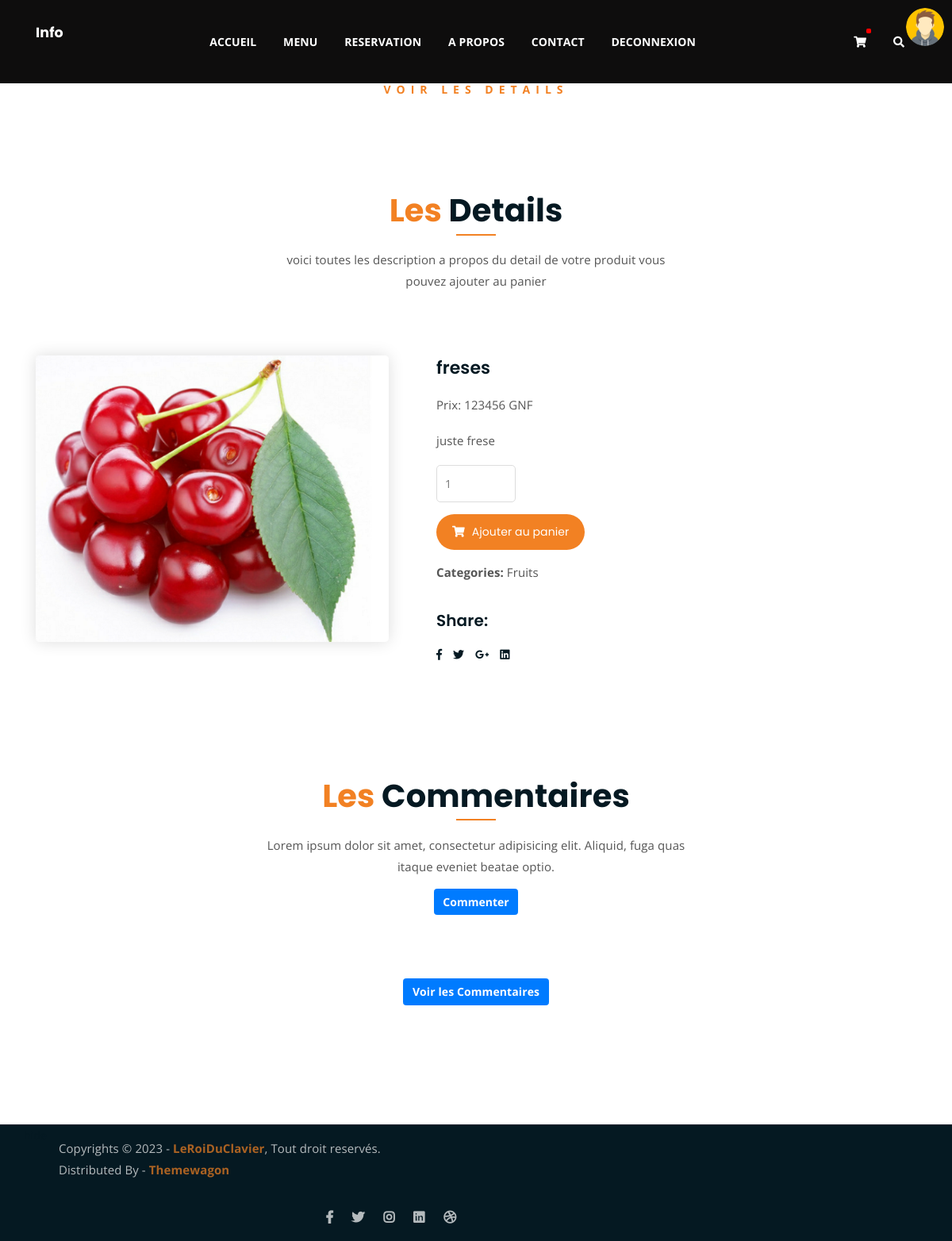
/detail_produit/2/ (signed in), run on the app's committed database.
### gestion_compte/models.py (models this page shows)
class utilisateurs(AbstractUser):
    phone = models.CharField(max_length=13,unique=True,null=True,blank=True)
    profile=models.ImageField(upload_to='profile/',null=True,blank=True)
    token = models.CharField(max_length=120, default='')

### gestion_produit/models.py (models this page shows, shortened)
class Produits(models.Model):
    nom = models.CharField(max_length=50)
    description = models.TextField()
    prix = models.PositiveIntegerField()
    image = models.ImageField(upload_to='%Y/%m/%d',blank=True,null=True)
    date = models.DateField(auto_now=True)
    categorie = models.ForeignKey(Categorie, on_delete=models.CASCADE)
    class Meta:
        verbose_name=("Produits")
        verbose_name_plural=("Produits")

class Categorie(models.Model):
    nom_categorie = models.CharField(max_length=50)
    class Meta:
        verbose_name=("Categorie")
        verbose_name_plural=("Categories")
    def __str__(self):
        return self.nom_categorie

### gestion_produit/views.py (the view)
def detail_produit(request,my_id):
    var = get_object_or_404(Produits,pk=my_id)
    contexte = {'var':var}
    return render(request,'gestion_produit/single-product.html',contexte)

### gestion_produit/context_proccessor.py (called while the page is built)
def list_menu(request):
    donnees = Produits.objects.all()
    cat = Categorie.objects.all()
    context = {'donnees':donnees,"cat":cat}
    return context

### gestion_produit/templates/gestion_produit/single-product.html
{% load static %}
{% block header %}
	{% include "header.html" %}
{% endblock %}
<div class="breadcrumb-section breadcrumb-bg" style="height: 5px;" >
	<div class="container">
		<div class="row">
			<div class="col-lg-8 offset-lg-2 text-center">
				<div class="breadcrumb-text">
					<p>Voir les details</p>
					<h1>{{var.nom}}</h1>
				</div>
			</div>
		</div>
	</div>
</div>
<div class="single-product mt-150 mb-150">
	<div class="container">
		<div class="row">
			<div class="col-lg-8 offset-lg-2 text-center">
				<div class="section-title">
					<h3><span class="orange-text">Les</span> Details</h3>
					<p>voici toutes les description a propos du detail de votre produit vous pouvez ajouter au panier </p>
				</div>
			</div>
		</div>
		<div class="row">
			<div class="col-md-5">
				<div class="single-product-img">
					<a href="{% url 'detail_produit' var.id %}"><img src="{{ var.image.url }}" alt="{{var.nom}}" ></a>
				</div>
			</div>
			<div class="col-md-7">
				<div class="single-product-content">
					<h3> {{var.nom}} </h3>
					<p class="singlsingle-product-pricing">Prix: {{var.prix}} GNF</p>
					<p>{{var.description}} </p>
					<div class="single-product-form">
						<form action="index.html">
							<input type="number" placeholder="1">
						</form>
						<a href="{% url 'add_to_card' var.id %}" class="cart-btn"><i class="fas fa-shopping-cart"></i> Ajouter au panier</a>
						<p><strong>Categories: </strong>{{ var.categorie }}</p>
					</div>
					<h4>Share:</h4>
					<ul class="product-share">
						<li><a href=""><i class="fab fa-facebook-f"></i></a></li>
						<li><a href=""><i class="fab fa-twitter"></i></a></li>
						<li><a href=""><i class="fab fa-google-plus-g"></i></a></li>
						<li><a href=""><i class="fab fa-linkedin"></i></a></li>
					</ul>
				</div>
			</div>
		</div>
	</div>
</div>
{% block footer %}
	{% include "footer.html" %}
{% endblock %}

### templates/header.html (shortened to what this page needs)
{% load static %}
{% block header %}
<!DOCTYPE html>
<html lang="en">
	<head>
		<link rel="stylesheet" href="{% static 'gestion_produit/assets/css/all.min.css' %} ">
		<link rel="stylesheet" href=" {% static 'gestion_produit/assets/bootstrap/css/bootstrap.min.css' %} ">
		<link rel="stylesheet" href=" {% static 'gestion_produit/assets/css/owl.carousel.css' %} ">
		<link rel="stylesheet" href=" {% static 'gestion_produit/assets/css/magnific-popup.css' %} ">
		<link rel="stylesheet" href="{% static 'gestion_produit/assets/css/animate.css' %}">
		<link rel="stylesheet" href="{% static 'gestion_produit/assets/css/meanmenu.min.css' %}">
		<link rel="stylesheet" href="{% static 'gestion_produit/assets/css/main.css' %}">
		<link rel="stylesheet" href="{% static 'gestion_produit/assets/css/responsive.css' %}">
	</head>
<body>
	<div class="top-header-area" id="sticker" style="background-color: rgb(14, 13, 13);">
		{% if user.is_authenticated %}
			{% if user.profile %}
			<img src="{{ user.profile.url }}" alt="" style="width: 4%;float: right;border-radius: 50%;margin: 10px;position: absolute;right: 0;top: 0;">
			{% else %}
		<img src="media/img/avatar.jpg" alt="" style="width: 4%;float: right;border-radius: 50%;margin: 10px;position: absolute;right: 0;top: 0;">
			{% endif %}
		{% endif %}
		<div class="container">
			<div class="row">
				<div class="col-lg-12 col-sm-12 text-center">
					<div class="main-menu-wrap">
						<div class="site-logo">
							{% if user.is_authenticated %}
							<a href="{% url 'list_menu'%}">
								<h5 style="color: white;">{{ user.username }}</h5>
							</a>
							{% endif %}
						</div>
						<nav class="main-menu">
							<ul>
								<li class="active "><a href="{% url 'list_menu' %}" >ACCUEIL</a>
								</li>
								<li class=""><a href="{% url 'all_products' %}">MENU</a>
								</li>
								<li class=""><a href="{% url 'reservation' %}">RESERVATION</a></li>
								<li class=""><a href="{% url 'apropos' %}">A PROPOS</a></li>
								<li class=""><a href="{% url 'contact' %}">CONTACT</a></li>
								{% if not user.is_authenticated %}
								<li class=" "><a href="#">CONNEXION</a>
									<ul class="sub-menu">
										<li><a href="{% url 'login' %}">Se connecter</a>
											<li><a href="{% url 'singup' %}">S'inscrire</a></li>
									</ul>
								</li>
								{% else %}
								<li class=" "><a href="{% url 'logout' %}">DECONNEXION</a></li>
								{% endif %}
								<li>
									<div class="header-icons">
										{% if user.is_authenticated %}
										<a class="shopping-cart" href="{% url 'cart' %}"><i class="fas fa-shopping-cart"  style="position: relative;"> {% if user.is_authenticated %}<span style="position: absolute;background-color: red;border-radius: 30%;padding: 3px;font-size: 13px;top: -10px;font-weight: bold;">{{ nb }}</span>{% endif %}</i></a>
										{% endif %}
										<a class="mobile-hide search-bar-icon" href="#"><i class="fas fa-search"></i></a>
									</div>
								</li>
							</ul>
						</nav>
					</div>
				</div>
			</div>
		</div>
	</div>
	{% endblock %}

### gestion_produit/static/gestion_produit/assets/css/main.css (style rules this page uses)
html { font-size: 14px; font-weight: 400; line-height: 28px; height: 100%; }
body { font-family: "Open Sans", sans-serif; font-weight: 400; font-size: 1rem; letter-spacing: 0.1px; line-height: 1.8; color: #051922; overflow-x: hidden; }
body img { max-width: 100%; }
a { cursor: pointer; text-decoration: none; -webkit-transition: all 0.2s ease-in-out; -o-transition: all 0.2s ease-in-out; transition: all 0.2s ease-in-out; }
h1, .h1, h2, .h2, h3, .h3, h4, .h4, h5, .h5, h6, .h6 { font-family: "Poppins", sans-serif; font-weight: 700; margin: 0 0 1.25rem 0; color: #051922; }
h1:last-child, .h1:last-child, h2:last-child, .h2:last-child, h3:last-child, .h3:last-child, h4:last-child, .h4:last-child, h5:last-child, .h5:last-child, h6:last-child, .h6:last-child { margin: 0; }
h1, .h1 { font-size: 4rem; font-weight: 700; line-height: 4rem; }
h3, .h3 { font-size: 2rem; font-weight: 700; line-height: 2.25rem; }
h4, .h4 { font-size: 1.5rem; font-weight: 700; line-height: 1.75rem; }
h5, .h5 { font-size: 1.25rem; font-weight: 700; line-height: 1.5rem; }
p { font-family: "Open Sans", sans-serif; font-weight: 400; font-size: 1rem; letter-spacing: 0.1px; line-height: 1.8; color: #051922; margin: 0 0 1.25rem 0; }
p:last-child { margin: 0; }
.mt-150 { margin-top: 150px; }
.mb-150 { margin-bottom: 150px; }
.orange-text { color: #F28123; }
a.boxed-btn, a.bordered-btn, a.cart-btn { border-radius: 50px; }
.section-title h3 { font-size: 40px; position: relative; padding-bottom: 15px; }
.section-title h3:after { position: absolute; content: ''; left: 0px; right: 0px; bottom: 0px; width: 50px; height: 2px; background-color: #F28123; margin: 0 auto; }
.section-title p { font-size: 15px; width: 530px; margin: 0 auto; color: #555; margin-top: 10px; line-height: 1.8; }
.section-title { margin-bottom: 80px; }
.breadcrumb-bg { background-image: url(../img/breadcrumb-bg.jpg); }
.breadcrumb-text p { color: #F28123; font-weight: 700; text-transform: uppercase; letter-spacing: 7px; }
.breadcrumb-text h1 { font-size: 50px; font-weight: 900; color: #fff; margin: 0; margin-top: 20px; }
.breadcrumb-section { padding: 0 0; background-size: cover; background-position: center center; position: relative; z-index: 1; background-attachment: fixed; padding-top: 100px; }
.breadcrumb-section:after { position: absolute; left: 0; top: 0; width: 100%; height: 100%; content: ""; background-color: #07212e; z-index: -1; opacity: 0.8; }
.top-header-area { position: absolute; z-index: 999; width: 100%; padding: 25px 0; }
nav.main-menu ul { margin: 0; padding: 0; list-style: none; }
nav.main-menu ul li { display: inline-block; }
nav.main-menu ul li a { color: #fff; font-weight: 700; display: block; padding: 15px; }
nav.main-menu ul > li { position: relative; }
nav.main-menu ul li:last-child a { display: inline-block; }
nav.main-menu > ul li:last-child { float: right; }
.site-logo { float: left; max-width: 150px; }
.main-menu-wrap { position: relative; }
.header-icons a { color: #fff; display: inline-block; padding: 10px; }
.site-logo { padding: 6px 0; }
nav.main-menu li a { -webkit-transition: 0.3s; -o-transition: 0.3s; transition: 0.3s; }
.top-header-area .header-icons a { -webkit-transition: 0.3s; -o-transition: 0.3s; transition: 0.3s; }
.top-header-area { -webkit-transition: 0.3s; -o-transition: 0.3s; transition: 0.3s; }
a.cart-btn { -webkit-transition: 0.3s; -o-transition: 0.3s; transition: 0.3s; }
ul.product-share li a { -webkit-transition: 0.3s; -o-transition: 0.3s; transition: 0.3s; }
html, body { height: 100%; }
a.cart-btn { font-family: 'Poppins', sans-serif; display: inline-block; background-color: #F28123; color: #fff; padding: 10px 20px; }
a.cart-btn i { margin-right: 5px; }
.single-product-img img { border-radius: 5px; -webkit-box-shadow: 0 0 20px #ddd; box-shadow: 0 0 20px #ddd; }
.single-product-content h3 { font-size: 22px; font-weight: 600; }
.single-product-content p { font-size: 15px; color: #555; line-height: 1.8; }
input[type="number"] { border: 1px solid #ddd; border-radius: 5px; padding: 10px; width: 100px; margin-bottom: 15px; }
.single-product-form a.cart-btn { margin-bottom: 15px; }
.single-product-content h4 { font-size: 20px; font-weight: 600; margin-top: 35px; }
ul.product-share { margin: 0; padding: 0; list-style: none; }
ul.product-share li { display: inline-block; }
ul.product-share li a { display: block; color: #051922; margin-right: 10px; }
.single-product-content { margin-left: 30px; }

### data on the page
utilisateurs: username "Info"
Produits: image (picture), nom "freses", prix "123456", description "juste frese", categorie "Fruits"
